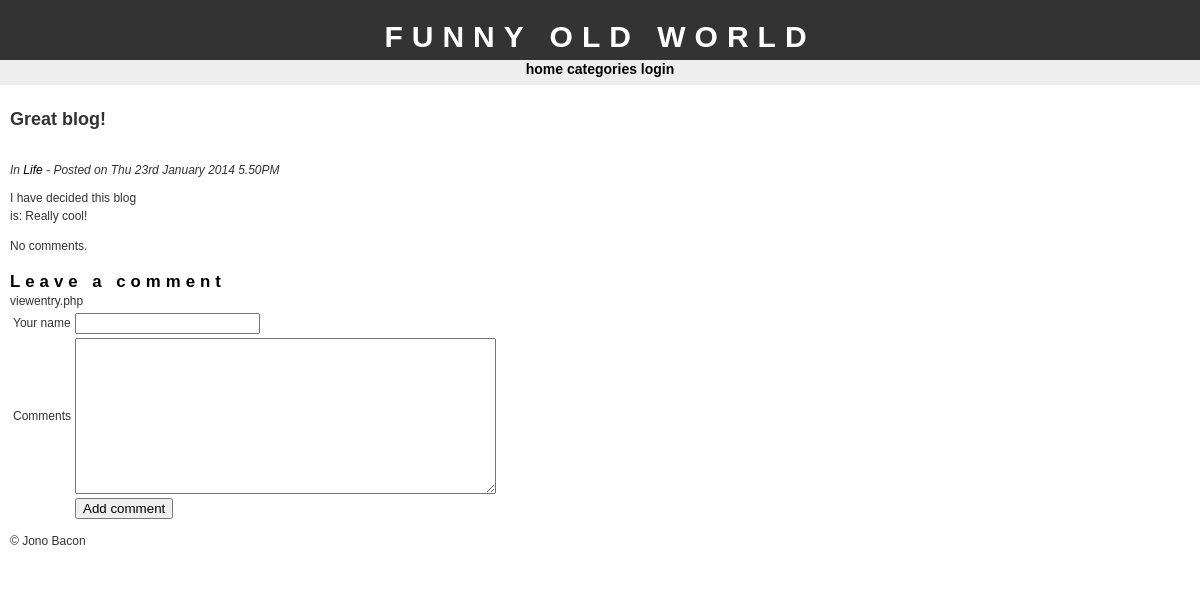
The page /viewentry.php on the database its author committed.
### tables this page shows
CREATE TABLE IF NOT EXISTS `entries` (
  `id` int(11) NOT NULL AUTO_INCREMENT,
  `cat_id` tinyint(4) NOT NULL,
  `dateposted` datetime NOT NULL,
  `subject` varchar(100) NOT NULL,
  `body` text NOT NULL,
  PRIMARY KEY (`id`),
  KEY `cat_id` (`cat_id`)
);

CREATE TABLE IF NOT EXISTS `categories` (
  `id` tinyint(4) NOT NULL AUTO_INCREMENT,
  `cat` varchar(20) NOT NULL,
  PRIMARY KEY (`id`)
);

### viewentry.php (the view, shortened to what this page needs)
<?php
require("config.php");
$ss = basename(__FILE__);
if(isset($_GET['id']) == TRUE) {
	if(is_numeric($_GET['id']) == FALSE) {
		$error = 1;
	}
	if($error == 1) {
		header("Location: " . $config_basedir);
	}
	else {
		$validentry = $_GET['id'];
	}
}
else {
	$validentry = 0;
}
if($_POST['submit']) {
	$db = mysql_connect($dbhost, $dbuser, $dbpassword);
	mysql_select_db($dbdatabase, $db);
	$sql = "INSERT INTO comments(blog_id, dateposted, name, comment) VALUES(" . $validentry . ", NOW(), '" . $_POST['name'] . "', '" . $_POST['comment'] . "');";
	mysql_query($sql);
	header("Location: http://" . "localhost/blog/" . $ss . "?id=" . $validentry);
}
else {
	require("header.php");
	if($validentry == 0) {
		$sql = "SELECT entries.*, categories.cat FROM entries, categories
		WHERE entries.cat_id = categories.id
		ORDER BY dateposted DESC
		LIMIT 1;";
	}
	else {
	$sql = "SELECT entries.*, categories.cat FROM entries, categories WHERE entries.cat_id = categories.id AND entries.id = " . $validentry . " ORDER BY dateposted DESC LIMIT 1;";
	}
	$result = mysql_query($sql);
	$row = mysql_fetch_assoc($result);
	echo "<h2>" . $row['subject'] . "</h2><br />";
	echo "<i>In <a href='viewcat.php?id=" . $row['cat_id'] ."'>" . $row	['cat'] ."</a> - Posted on " . date("D jS F Y g.iA", strtotime($row	['dateposted'])) ."</i>";
	echo "<p>";
	echo nl2br($row['body']);
	echo "</p>";
	$commsql = "SELECT * FROM comments WHERE blog_id = " . $validentry . " ORDER BY dateposted DESC LIMIT 40;";
	$commresult = mysql_query($commsql);
	$numrows_comm = mysql_num_rows($commresult);
	if($numrows_comm == 0) {
		echo "<p>No comments.</p>";
	}
?>
<h3>Leave a comment</h3>
<?php echo $ss; ?>
<form action="<?php echo $ss . "?id=" . $validentry; ?>" method="post">
<table>
<tr>
	<td>Your name</td>
	<td><input type="text" name="name"></td>
</tr>
<tr>
	<td>Comments</td>
	<td><textarea name="comment" rows="10" cols="50"></textarea></td>
</tr>
<tr>
	<td></td>
	<td><input type="submit" name="submit" value="Add comment"></td>
</tr>
</table>
</form>
<?php
}
require("footer.php");
?>

### stylesheet.css (style rules this page uses)
body { font-family: "trebuchet ms", verdana, sans-serif; font-size: 12px; line-height: 1.5em; color: #333; background: #ffffff; margin: 0; padding: 0; text-align: center; width: 100%; }
p { margin-top: 10px; }
h3 { font: bold 140% trebuchet ms, sans-serif; letter-spacing: 5px; margin-bottom: 0; color: #000000; }
a:link { text-decoration: none; color: #000; }

### rows shown on the page
entries: subject "Great blog!", cat.cat "Life", dateposted "Thu 23rd January 2014 5.50PM", body "I have decided this blog is: Really cool!"

### other values the page prints
$config_blogname "FUNNY OLD WORLD"
$ss "viewentry.php"
$config_author "Jono Bacon"
